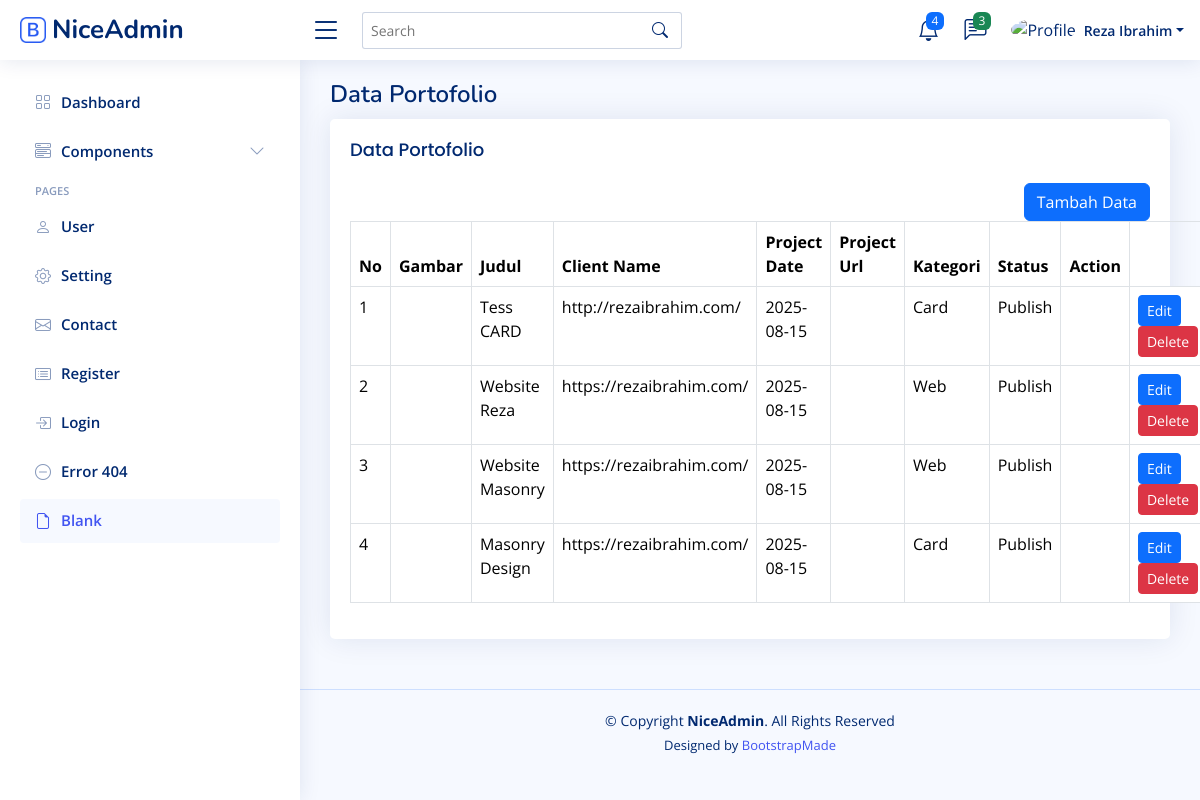
/admin/home.php?page=portofolio (signed in), run on the app's committed database.
### tables this page shows
CREATE TABLE `portofolios` (
  `id` int(11) NOT NULL,
  `id_category` int(11) NOT NULL,
  `title` varchar(50) NOT NULL,
  `content` text NOT NULL,
  `client_name` varchar(50) NOT NULL,
  `project_date` date NOT NULL,
  `project_url` varchar(50) NOT NULL,
  `image` varchar(100) NOT NULL,
  `is_active` tinyint(1) NOT NULL DEFAULT 1,
  `created_at` timestamp NOT NULL DEFAULT current_timestamp(),
  `updated_at` timestamp NULL DEFAULT NULL ON UPDATE current_timestamp()
);

CREATE TABLE `categories` (
  `id` int(11) NOT NULL,
  `name` varchar(50) NOT NULL,
  `type` varchar(35) NOT NULL,
  `created_at` timestamp NOT NULL DEFAULT current_timestamp() ON UPDATE current_timestamp(),
  `updated_at` timestamp NULL DEFAULT NULL ON UPDATE current_timestamp()
);

### admin/content/portofolio.php (the view, shortened to what this page needs)
<?php
$query = mysqli_query($koneksi, "SELECT portofolios.*, categories.name AS category_name FROM portofolios JOIN categories ON categories.id = portofolios.id_category
    ORDER BY portofolios.id DESC");
$rows = mysqli_fetch_all($query, MYSQLI_ASSOC);
function changeIsActive($isActive)
{
    switch ($isActive) {
        case 1:
            $title = "<span class'badge bg-primary'>Publish</span>";
            break;
    }
    return $title;
}
?>
<div class="pagetitle">
    <h1>Data Portofolio</h1>
</div>
<section class="section">
    <div class="row">
        <div class="col-lg-12">
            <div class="card">
                <div class="card-body">
                    <h5 class="card-title">Data Portofolio</h5>
                    <div class="mb-3" align="right">
                        <a href="?page=tambah-portofolio" class="btn btn-primary">Tambah Data</a
                            </div>
                        <table class="table table-bordered">
                            <thead>
                                <tr>
                                    <th>No</th>
                                    <th>Gambar</th>
                                    <th>Judul</th>
                                    <th>Client Name</th>
                                    <th>Project Date</th>
                                    <th>Project Url</th>
                                    <th>Kategori</th>
                                    <th>Status</th>
                                    <th>Action</th>
                                </tr>
                            </thead>
                            <tbody>
                                <?php foreach ($rows as $key => $row): ?>
                                    <tr>
                                        <td><?php echo $key += 1; ?></td>
                                        <td><img width="100" src="uploads/<?php echo $row['image'] ?>" alt=""></td>
                                        <td><?php echo $row['title'] ?></td>
                                        <td><?php echo $row['client_name'] ?></td>
                                        <td><?php echo $row['project_date'] ?></td>
                                        <td><?php echo $row['project_url'] ?></td>
                                        <td><?php echo $row['category_name'] ?></td>
                                        <td><?php echo changeIsActive($row['is_active']) ?></td>
                                        <td></td>
                                        <td>
                                            <a href="?page=tambah-portofolio&edit=<?php echo $row['id'] ?>" class="btn btn-sm btn-primary">Edit</a>
                                            <a onclick="return confirm('Apakah anda yakin akan menghapus data ini?')" href="?page=tambah-portofolio&delete=<?php echo $row['id'] ?>" class="btn btn-sm btn-danger">Delete</a>
                                        </td>
                                    </tr>
                                <?php endforeach; ?>
                            </tbody>
                        </table>
                    </div>
                </div>
            </div>
        </div>
</section>

### admin/home.php (shortened to what this page needs)
<!DOCTYPE html>
<html lang="en">
<head>
    <?php
    include 'inc/css.php'
    ?>
    <link href="https://cdn.jsdelivr.net/npm/summernote@0.9.0/dist/summernote-lite.min.css" rel="stylesheet">
    <link rel="stylesheet" href="assets/js/tagify/tagify.css">
</head>
<body>
    <?php include 'inc/header.php' ?>
    <?php include 'inc/sidebar.php' ?>
    <main id="main" class="main">
        <?php
        if (isset($_GET['page'])) {
            if (file_exists('content/' . $_GET['page'] . ".php")) {
                include 'content/' . $_GET['page'] . ".php";
            } else {
                include 'content/notfound.php';
            }
        } else {
            include 'content/dashboard.php';
        }
        ?>
    </main>
    <footer id="footer" class="footer">
        <div class="copyright">
            &copy; Copyright <strong><span>NiceAdmin</span></strong>. All Rights Reserved
        </div>
        <div class="credits">
            Designed by <a href="https://bootstrapmade.com/">BootstrapMade</a>
        </div>
    </footer>
</body>
</html>

### admin/inc/css.php (shortened to what this page needs)
<link href="assets/vendor/bootstrap/css/bootstrap.min.css" rel="stylesheet">
<link href="assets/vendor/bootstrap-icons/bootstrap-icons.css" rel="stylesheet">
<link href="assets/vendor/boxicons/css/boxicons.min.css" rel="stylesheet">
<link href="assets/vendor/quill/quill.snow.css" rel="stylesheet">
<link href="assets/vendor/quill/quill.bubble.css" rel="stylesheet">
<link href="assets/vendor/remixicon/remixicon.css" rel="stylesheet">
<link href="assets/vendor/simple-datatables/style.css" rel="stylesheet">
<link href="assets/css/style.css" rel="stylesheet">

### admin/inc/header.php (shortened to what this page needs)
<header id="header" class="header fixed-top d-flex align-items-center">
    <div class="d-flex align-items-center justify-content-between">
        <a href="index.html" class="logo d-flex align-items-center">
            <img src="assets/img/logo.png" alt="">
            <span class="d-none d-lg-block">NiceAdmin</span>
        </a>
        <i class="bi bi-list toggle-sidebar-btn"></i>
    </div>
    <div class="search-bar">
        <form class="search-form d-flex align-items-center" method="POST" action="#">
            <input type="text" name="query" placeholder="Search" title="Enter search keyword">
            <button type="submit" title="Search"><i class="bi bi-search"></i></button>
        </form>
    </div>
    <nav class="header-nav ms-auto">
        <ul class="d-flex align-items-center">
            <li class="nav-item dropdown">
                <a class="nav-link nav-icon" href="#" data-bs-toggle="dropdown">
                    <i class="bi bi-bell"></i>
                    <span class="badge bg-primary badge-number">4</span>
                </a>
            </li>
            <li class="nav-item dropdown">
                <a class="nav-link nav-icon" href="#" data-bs-toggle="dropdown">
                    <i class="bi bi-chat-left-text"></i>
                    <span class="badge bg-success badge-number">3</span>
                </a>
            </li>
            <li class="nav-item dropdown pe-3">
                <a class="nav-link nav-profile d-flex align-items-center pe-0" href="#" data-bs-toggle="dropdown">
                    <img src="assets/img/profile-img.jpg" alt="Profile" class="rounded-circle">
                    <span class="d-none d-md-block dropdown-toggle ps-2"><?php echo isset($_SESSION['NAME']) ? $_SESSION['NAME'] : '' ?></span>
                </a>
            </li>
        </ul>
    </nav>
</header>

### admin/inc/sidebar.php (shortened to what this page needs)
<aside id="sidebar" class="sidebar">
    <ul class="sidebar-nav" id="sidebar-nav">
        <li class="nav-item">
            <a class="nav-link collapsed" href="index.html">
                <i class="bi bi-grid"></i>
                <span>Dashboard</span>
            </a>
        </li>
        <li class="nav-item">
            <a class="nav-link collapsed" data-bs-target="#components-nav" data-bs-toggle="collapse" href="#">
                <i class="bi bi-menu-button-wide"></i><span>Components</span><i class="bi bi-chevron-down ms-auto"></i>
            </a>
        </li>
        <li class="nav-heading">Pages</li>
        <li class="nav-item">
            <a class="nav-link collapsed" href="?page=user">
                <i class="bi bi-person"></i>
                <span>User</span>
            </a>
        </li>
        <li class="nav-item">
            <a class="nav-link collapsed" href="?page=setting">
                <i class="bi bi-gear"></i>
                <span>Setting</span>
            </a>
        </li>
        <li class="nav-item">
            <a class="nav-link collapsed" href="pages-contact.html">
                <i class="bi bi-envelope"></i>
                <span>Contact</span>
            </a>
        </li>
        <li class="nav-item">
            <a class="nav-link collapsed" href="pages-register.html">
                <i class="bi bi-card-list"></i>
                <span>Register</span>
            </a>
        </li>
        <li class="nav-item">
            <a class="nav-link collapsed" href="pages-login.html">
                <i class="bi bi-box-arrow-in-right"></i>
                <span>Login</span>
            </a>
        </li>
        <li class="nav-item">
            <a class="nav-link collapsed" href="pages-error-404.html">
                <i class="bi bi-dash-circle"></i>
                <span>Error 404</span>
            </a>
        </li>
        <li class="nav-item">
            <a class="nav-link " href="pages-blank.html">
                <i class="bi bi-file-earmark"></i>
                <span>Blank</span>
            </a>
        </li>
    </ul>
</aside>

### admin/assets/css/style.css (style rules this page uses)
:root { scroll-behavior: smooth; }
body { font-family: "Open Sans", sans-serif; background: #f6f9ff; color: #444444; }
a { color: #4154f1; text-decoration: none; }
h1, h2, h3, h4, h5, h6 { font-family: "Nunito", sans-serif; }
#main { margin-top: 60px; padding: 20px 30px; transition: all 0.3s; }
.pagetitle { margin-bottom: 10px; }
.pagetitle h1 { font-size: 24px; margin-bottom: 0; font-weight: 600; color: #012970; }
.card { margin-bottom: 30px; border: none; border-radius: 5px; box-shadow: 0px 0 30px rgba(1, 41, 112, 0.1); }
.card-title { padding: 20px 0 15px 0; font-size: 18px; font-weight: 500; color: #012970; font-family: "Poppins", sans-serif; }
.card-body { padding: 0 20px 20px 20px; }
.logo { line-height: 1; }
@media (min-width: 1200px) { .logo { width: 280px; } }
.logo img { max-height: 26px; margin-right: 6px; }
.logo span { font-size: 26px; font-weight: 700; color: #012970; font-family: "Nunito", sans-serif; }
.header { transition: all 0.5s; z-index: 997; height: 60px; box-shadow: 0px 2px 20px rgba(1, 41, 112, 0.1); background-color: #fff; padding-left: 20px; }
.header .toggle-sidebar-btn { font-size: 32px; padding-left: 10px; cursor: pointer; color: #012970; }
.header .search-bar { min-width: 360px; padding: 0 20px; }
.header .search-form { width: 100%; }
.header .search-form input { border: 0; font-size: 14px; color: #012970; border: 1px solid rgba(1, 41, 112, 0.2); padding: 7px 38px 7px 8px; border-radius: 3px; transition: 0.3s; width: 100%; }
.header .search-form button { border: 0; padding: 0; margin-left: -30px; background: none; }
.header .search-form button i { color: #012970; }
.header-nav ul { list-style: none; }
.header-nav>ul { margin: 0; padding: 0; }
.header-nav .nav-icon { font-size: 22px; color: #012970; margin-right: 25px; position: relative; }
.header-nav .nav-profile { color: #012970; }
.header-nav .nav-profile img { max-height: 36px; }
.header-nav .nav-profile span { font-size: 14px; font-weight: 600; }
.header-nav .badge-number { position: absolute; inset: -2px -5px auto auto; font-weight: normal; font-size: 12px; padding: 3px 6px; }
.sidebar { position: fixed; top: 60px; left: 0; bottom: 0; width: 300px; z-index: 996; transition: all 0.3s; padding: 20px; overflow-y: auto; scrollbar-width: thin; scrollbar-color: #aab7cf transparent; box-shadow: 0px 0px 20px rgba(1, 41, 112, 0.1); background-color: #fff; }
@media (min-width: 1200px) { #main, #footer { margin-left: 300px; } }
.sidebar-nav { padding: 0; margin: 0; list-style: none; }
.sidebar-nav li { padding: 0; margin: 0; list-style: none; }
.sidebar-nav .nav-item { margin-bottom: 5px; }
.sidebar-nav .nav-heading { font-size: 11px; text-transform: uppercase; color: #899bbd; font-weight: 600; margin: 10px 0 5px 15px; }
.sidebar-nav .nav-link { display: flex; align-items: center; font-size: 15px; font-weight: 600; color: #4154f1; transition: 0.3; background: #f6f9ff; padding: 10px 15px; border-radius: 4px; }
.sidebar-nav .nav-link i { font-size: 16px; margin-right: 10px; color: #4154f1; }
.sidebar-nav .nav-link.collapsed { color: #012970; background: #fff; }
.sidebar-nav .nav-link.collapsed i { color: #899bbd; }
.sidebar-nav .nav-link .bi-chevron-down { margin-right: 0; transition: transform 0.2s ease-in-out; }
.footer { padding: 20px 0; font-size: 14px; transition: all 0.3s; border-top: 1px solid #cddfff; }
.footer .copyright { text-align: center; color: #012970; }
.footer .credits { padding-top: 5px; text-align: center; font-size: 13px; color: #012970; }

### data on the page
portofolios: key "1", title "Tess CARD", client_name "http://rezaibrahim.com/", project_date "2025-08-15", id_category.name "Card", is_active "Publish"
portofolios: key "2", title "Website Reza", client_name "https://rezaibrahim.com/", project_date "2025-08-15", id_category.name "Web", is_active "Publish"
portofolios: key "3", title "Website Masonry", client_name "https://rezaibrahim.com/", project_date "2025-08-15", id_category.name "Web", is_active "Publish"
portofolios: key "4", title "Masonry Design", client_name "https://rezaibrahim.com/", project_date "2025-08-15", id_category.name "Card", is_active "Publish"

### other printed values
$_SESSION['NAME'] "Reza Ibrahim"
